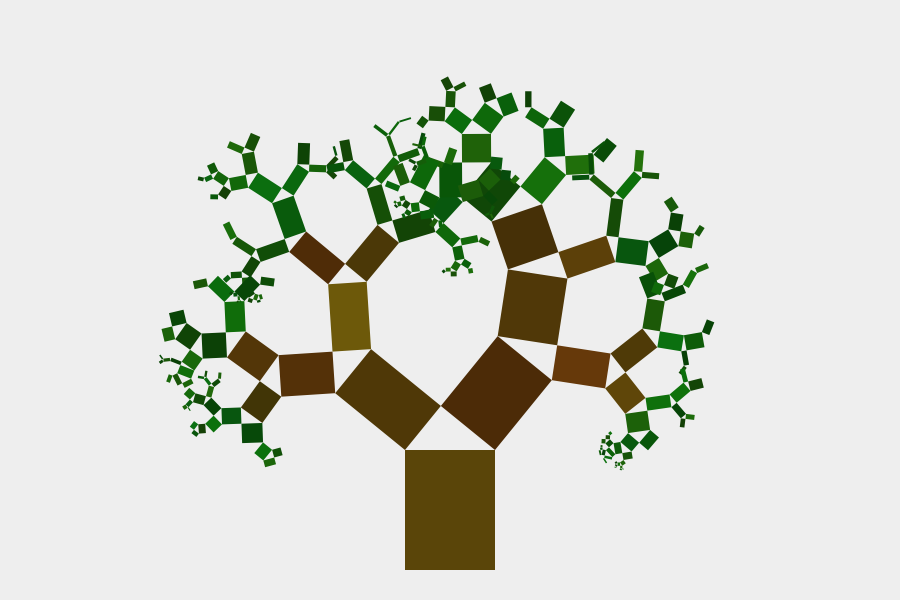
Frame 1 (no input)
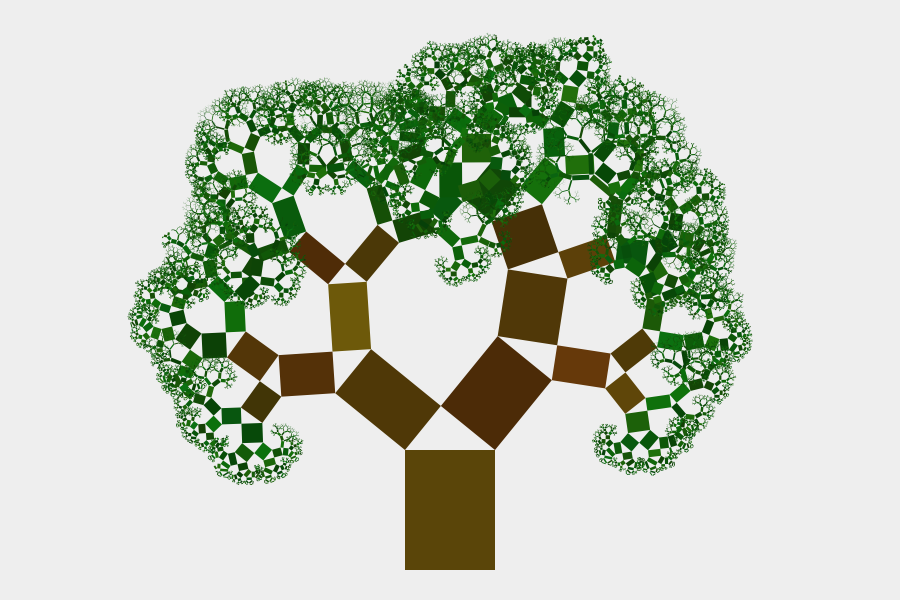
Frame 60 (the mouse pressed at the canvas centre just before this capture)
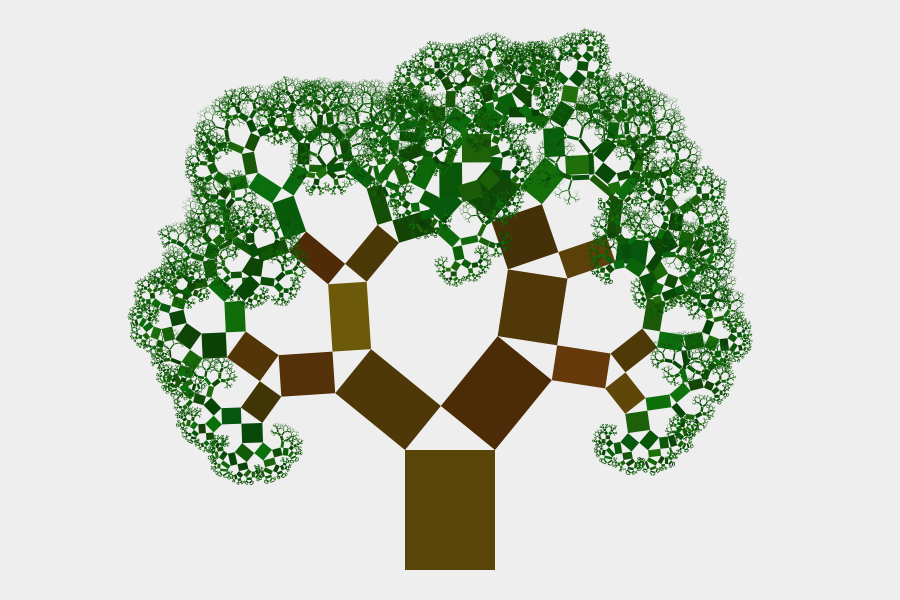
Frame 120 (the mouse held since frame 60 and released just before this capture)

The Processing sketch that drew these frames (run headless with seeded random() and noise(); from frame 60 on, the mouse is pressed at the canvas centre):

// Processing sketch: random_tree
// ── random_tree.pde
PythagoreanTree tree;
int seed = 14;
void setup() {
  size(900, 600);  
  colorMode(HSB, 360, 100, 100, 100);
  noStroke();
  background(#eeeeee);
  randomSeed(seed);
  tree = new PythagoreanTree();
}

void draw() {
  tree.drawNextLayer();
}

void keyPressed() {
  if (keyCode == RIGHT) {
    background(#eeeeee);
    seed++;
    randomSeed(seed);
    tree.reGenerate();
  } else if (keyCode == LEFT) {
    background(#eeeeee);
    seed--;
    randomSeed(seed);
    tree.reGenerate();    
  }
}


// ── rect.pde
import java.util.*;

class Rectangle {
  float x, y, w, h, angle;
  int layer;
  float addAngle = PI/4;

  Rectangle() {}

  void setColor() {
    int brownHue = 40;
    int greenHue = 115;
    float hue = layer < 5 ? brownHue : greenHue;
    hue += random(-10, 10);
    
    float saturation = 90;
    float brightness = random(25, 45);
    color c = color(hue, saturation, brightness);
    fill(c);
  }

  void draw() {
    translate(x, y);
    rotate(-angle);

    setColor();
    rect(0, 0, w, -h);

    rotate(angle);
    translate(-x, -y);
  }
  
  ArrayList<Rectangle> nextRects() {
    addAngle += randomGaussian()*0.2;

    Rectangle leftRect = new Rectangle();
    leftRect.x = x + cos(HALF_PI + angle) * h;
    leftRect.y = y - sin(HALF_PI + angle) * h;
    leftRect.w = w * cos(addAngle);
    leftRect.angle = angle + addAngle;
    leftRect.h = leftRect.isGoingDown() ? h*0.6 : h*0.75;
    leftRect.layer = layer + 1;

    Rectangle rightRect = new Rectangle();
    rightRect.x = leftRect.x + cos(leftRect.angle) * leftRect.w;
    rightRect.y = leftRect.y - sin(leftRect.angle) * leftRect.w;
    rightRect.w = w * sin(addAngle);
    rightRect.angle = angle + addAngle - HALF_PI;
    rightRect.h = rightRect.isGoingDown() ? h*0.6 : h*0.75;
    rightRect.layer = layer + 1;
    
    ArrayList<Rectangle> rects = new ArrayList<Rectangle>();
    rects.add(leftRect);
    rects.add(rightRect);
    return rects;
  }
  
  boolean isGoingDown() {
    return cos(angle) < 0;
  }
}


// ── tree.pde
import java.util.*;

class PythagoreanTree {
  ArrayList<Rectangle> currentLayer;
  float maxLayer = 14;

  PythagoreanTree() {
    reGenerate();
  }

  void drawNextLayer() {
    for (int i=0; i<min(500, currentLayer.size()); i++) {
      int n = round(random(currentLayer.size()/2));
      Rectangle rect = currentLayer.remove(n);
      rect.draw();
      if (rect.h > 1) {
        currentLayer.addAll(rect.nextRects());
      }
    }
  }

  void reGenerate() {
    Rectangle rect = new Rectangle();
    rect.x = width*0.45;
    rect.y = height*0.95;
    rect.angle = 0;
    rect.w = width*0.1;
    rect.h = height*0.2;
    rect.layer = 1;

    currentLayer = new ArrayList<Rectangle>();
    currentLayer.add(rect);
  }
}
